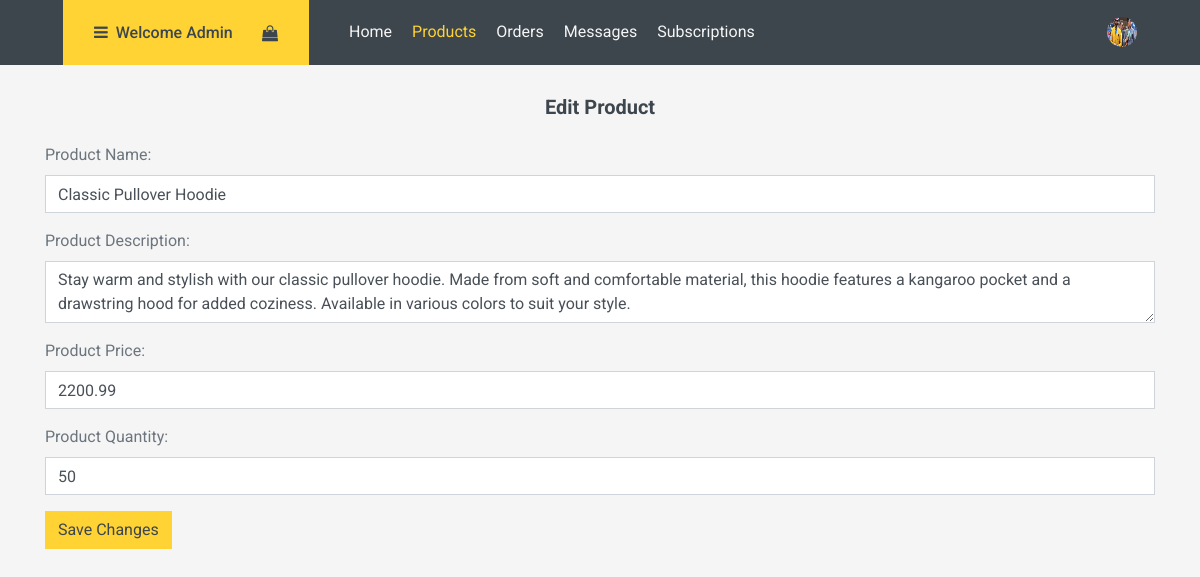
/administrate/1/edit-product/, run on the app's committed database.
### adminview/models.py (models this page shows, shortened)
class Product(models.Model):
    name = models.CharField(max_length=100)
    description = models.TextField()
    category = models.CharField(max_length=100, null=False)
    price = models.DecimalField(max_digits=10, decimal_places=2)
    quantity = models.IntegerField(default=0,)
    image = models.CharField(max_length=1000, blank=True, null=True)

### adminview/views.py (the view)
# urls.py: path("<str:prodid>/edit-product/", views.edit_product_details, name="edit-product-details"),
def edit_product_details(request, prodid):
    product = Product.objects.get(id=prodid)
    context = {"product": product}
    return render(request, "adminview/edit-product.html", context)

### templates/adminview/edit-product.html (shortened to what this page needs)
<!DOCTYPE html>
<html lang="en">
<head>
    {% load static %}
    <link href="https://cdnjs.cloudflare.com/ajax/libs/font-awesome/5.10.0/css/all.min.css" rel="stylesheet">
    <link rel="stylesheet" href="https://stackpath.bootstrapcdn.com/font-awesome/4.7.0/css/font-awesome.min.css">
    <link href="{% static 'lib/animate/animate.min.css' %}" rel="stylesheet">
    <link href="{% static 'lib/owlcarousel/assets/owl.carousel.min.css' %}" rel="stylesheet">
    <link href="{% static 'css/style.css' %}" rel="stylesheet">
</head>
<body>
    <div class="container-fluid bg-dark mb-30">
        <div class="row px-xl-5">
            <div class="col-lg-3 d-none d-lg-block">
                <a class="btn d-flex align-items-center justify-content-between bg-primary w-100" data-toggle="collapse"
                    href="#navbar-vertical" style="height: 65px; padding: 0 30px;">
                    <h6 class="text-dark m-0"><i class="fa fa-bars mr-2"></i>Welcome Admin</h6>
                    <i class="fa fa-shopping-bag text-dark"></i>
                </a>
            </div>
            <div class="col-lg-9">
                <nav class="navbar navbar-expand-lg bg-dark navbar-dark py-3 py-lg-0 px-0">
                    <div class="collapse navbar-collapse justify-content-between" id="navbarCollapse">
                        <div class="navbar-nav mr-auto py-0">
                            <a href="{% url 'adminview:admin-home' %}" class="nav-item nav-link">Home</a>
                            <a href="{% url 'adminview:products' %}" class="nav-item nav-link active">Products</a>
                            <a href="{% url 'adminview:orders' %}" class="nav-item nav-link">Orders</a>
                            <a href="{% url 'adminview:messages' %}" class="nav-item nav-link">Messages</a>
                            <a href="{% url 'adminview:subscriptions' %}" class="nav-item nav-link">Subscriptions</a>
                        </div>
                        <div class="user-area dropdown float-right">
                            <a href="#" class="dropdown-toggle active" data-toggle="dropdown" aria-haspopup="true" aria-expanded="false">
                                <img class="user-avatar rounded-circle w-20" src="{% static 'img/carousel-1.jpg' %}" alt="User" style="width: 30px; height: 30px;">
                            </a>
                        </div>
                    </div>
                </nav>
            </div>
        </div>
    </div>
<div class="container">
    <div class="row">
        <div class="col-md-12">
            <h3 class="h5 mb-4 text-center">Edit Product</h3>
            <form method="post" action="{% url 'adminview:update_product' product.id %}">
                <div class="form-group">
                    <label for="product_name">Product Name:</label>
                    <input type="text" class="form-control" id="product_name" name="product_name" value="{{ product.name }}">
                </div>
                <div class="form-group">
                    <label for="product_description">Product Description:</label>
                    <textarea class="form-control" id="product_description" name="product_description">{{ product.description }}</textarea>
                </div>
                <div class="form-group">
                    <label for="product_price">Product Price:</label>
                    <input type="number" class="form-control" id="product_price" name="product_price" value="{{ product.price }}">
                </div>
                <div class="form-group">
                    <label for="product_quantity">Product Quantity:</label>
                    <input type="number" class="form-control" id="product_quantity" name="product_quantity" value="{{ product.quantity }}">
                </div>
                <button type="submit" class="btn btn-primary">Save Changes</button>
            </form>
        </div>
    </div>
</div>
</body>
</html>

### data on the page
Product: product_name "Classic Pullover Hoodie", product_description "Stay warm and stylish with our classic pullover hoodie. Made from soft and comfortable material, this hoodie features a kangaroo pocket and a drawstring hood for added coziness. Available in various colors to suit your style.", product_price "2200.99", product_quantity "50"
